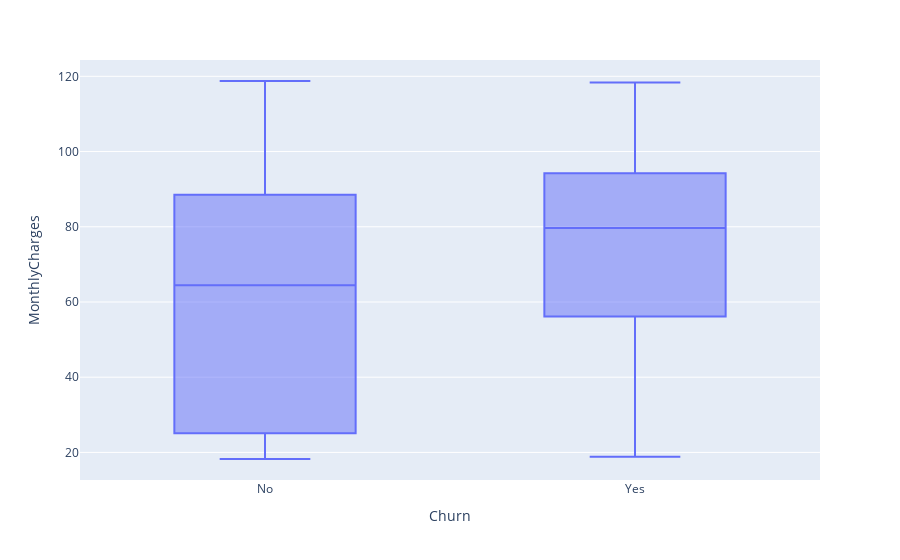

Notebook cell for this chart:
### Markdown cell above
#### Monthlycharges and churn

### Code cell
px.box(dftele, x = dftele["Churn"], y = dftele['MonthlyCharges'])

### Figure 1 — Plotly figure (JSON) as saved in the notebook; plotly's stock layout.template omitted (floating-point values rounded to 4 significant figures; data arrays with more than 128 entries replaced by an {"elided": "..."} marker saying what was removed)
{"data": [{"alignmentgroup": "True", "hovertemplate": "Churn=%{x}<br>MonthlyCharges=%{y}<extra></extra>", "legendgroup": "", "marker": {"color": "#636efa"}, "name": "", "notched": false, "offsetgroup": "", "orientation": "v", "showlegend": false, "type": "box", "x": {"elided": "7032 str values"}, "x0": " ", "xaxis": "x", "y": {"elided": "7032 float values"}, "y0": " ", "yaxis": "y"}], "layout": {"boxmode": "group", "legend": {"tracegroupgap": 0}, "margin": {"t": 60}, "xaxis": {"anchor": "y", "domain": [0, 1], "title": {"text": "Churn"}}, "yaxis": {"anchor": "x", "domain": [0, 1], "title": {"text": "MonthlyCharges"}}}}
